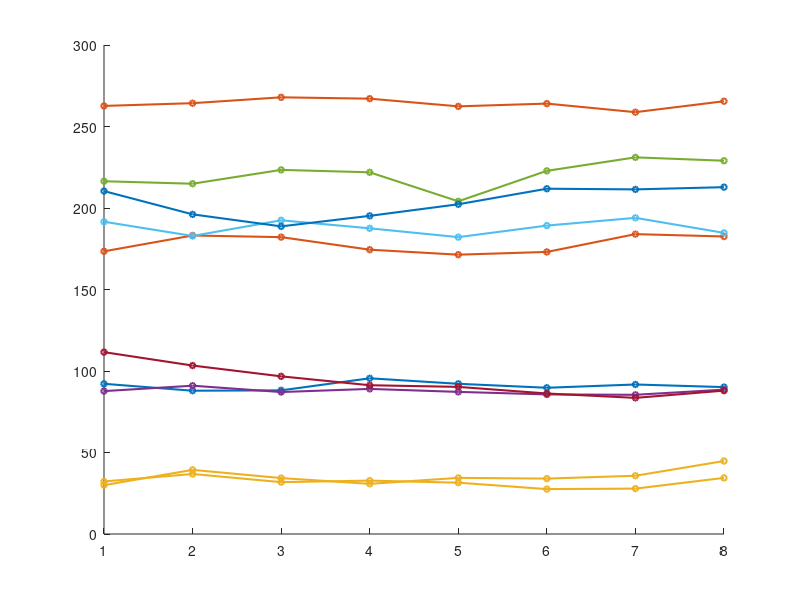

This chart was generated by the following MATLAB code: (Note: this script raises an error after producing the figure.)
clc; clear; close all;

NUM_TARGETS = 10;
DT          = 1.0;
NUM_STEPS   = 8;
rng(42);

OUTPUT_FILE = '../data/input_data.txt';

if ~exist('../data', 'dir')
    mkdir('../data');
    fprintf('Created folder: ../data/\n');
end

true_speed    = 80  + (950  - 80)  .* rand(NUM_TARGETS, 1);
true_dist     = 30  + (320  - 30)  .* rand(NUM_TARGETS, 1);
true_rcs      = 0.1 + (15.0 - 0.1) .* rand(NUM_TARGETS, 1);
true_approach = sign(rand(NUM_TARGETS, 1) - 0.4);
true_approach(true_approach == 0) = 1;

true_rcs(3) = 0.05 + rand() * 0.1;
fprintf('>> Stealth target assigned: TGT-3 (RCS = %.2f m²)\n', true_rcs(3));

evasive_target = 7;
fprintf('>> Evasive target assigned: TGT-%d (zigzag maneuver)\n', evasive_target);

speed_noise_std = 15.0;
dist_noise_std  = 5.0;
rcs_noise_std   = 0.5;

Q_ekf = diag([0.5, 1.0, 2.0]);
R_ekf = dist_noise_std^2;
H_ekf = [1, 0, 0];

x_ekf = zeros(3, NUM_TARGETS);
P_ekf = repmat(eye(3) * 100, 1, 1, NUM_TARGETS);

noisy_dist_init = true_dist + dist_noise_std .* randn(NUM_TARGETS, 1);
for t = 1:NUM_TARGETS
    x_ekf(:, t) = [noisy_dist_init(t); 0; 0];
end

filtered_dist = zeros(NUM_TARGETS, 1);
dist_history  = zeros(NUM_TARGETS, NUM_STEPS);

for step = 1:NUM_STEPS

    z_meas = true_dist + dist_noise_std .* randn(NUM_TARGETS, 1);
    z_meas(evasive_target) = z_meas(evasive_target) + 8 * sin(step * 0.8);

    for t = 1:NUM_TARGETS

        d   = x_ekf(1, t);
        v   = x_ekf(2, t);
        a   = x_ekf(3, t);

        x_pred = [d + v*DT + 0.5*a*DT^2;
                  v + a*DT;
                  a];

        F_jac = [1, DT, 0.5*DT^2;
                 0,  1, DT;
                 0,  0,  1];

        P_pred = F_jac * P_ekf(:,:,t) * F_jac' + Q_ekf;

        y_innov      = z_meas(t) - H_ekf * x_pred;
        S_innov      = H_ekf * P_pred * H_ekf' + R_ekf;
        K_gain       = P_pred * H_ekf' / S_innov;
        x_ekf(:, t)  = x_pred + K_gain * y_innov;
        P_ekf(:,:,t) = (eye(3) - K_gain * H_ekf) * P_pred;

        dist_history(t, step) = x_ekf(1, t);
    end
end

for t = 1:NUM_TARGETS
    filtered_dist(t) = x_ekf(1, t);
end

noisy_speed = true_speed + speed_noise_std .* randn(NUM_TARGETS, 1);
noisy_rcs   = true_rcs   + rcs_noise_std   .* randn(NUM_TARGETS, 1);

filtered_dist = max(10,  min(320,  filtered_dist));
noisy_speed   = max(50,  min(980,  noisy_speed));
noisy_rcs     = max(0.05, min(15.0, noisy_rcs));

FORMATION_THRESHOLD = 40;
formation_group = zeros(NUM_TARGETS, 1);
group_id = 1;

fprintf('\n>> Formation Detection:\n');
for i = 1:NUM_TARGETS
    for j = i+1:NUM_TARGETS
        dist_diff = abs(filtered_dist(i) - filtered_dist(j));
        same_dir  = (true_approach(i) == true_approach(j));

        if dist_diff < FORMATION_THRESHOLD && same_dir
            if formation_group(i) == 0 && formation_group(j) == 0
                formation_group(i) = group_id;
                formation_group(j) = group_id;
                group_id = group_id + 1;
            elseif formation_group(i) ~= 0
                formation_group(j) = formation_group(i);
            else
                formation_group(i) = formation_group(j);
            end
            fprintf('   TGT-%d and TGT-%d are in FORMATION (dist diff = %.1f km)\n', ...
                    i, j, dist_diff);
        end
    end
end

num_formations = max(formation_group);
if num_formations == 0
    fprintf('   No formations detected.\n');
else
    fprintf('   %d formation group(s) detected.\n', num_formations);
end

fid = fopen(OUTPUT_FILE, 'w');
if fid == -1
    error('Cannot write to %s', OUTPUT_FILE);
end

for t = 1:NUM_TARGETS
    fprintf(fid, '%d %d %.1f %d\n', ...
        round(noisy_speed(t)),    ...
        round(filtered_dist(t)), ...
        noisy_rcs(t),            ...
        true_approach(t));
end
fclose(fid);
fprintf('\n✔  input_data.txt written (%d targets)\n', NUM_TARGETS);

fprintf('\n%s\n', repmat('═', 1, 72));
fprintf('  ADIR-7  ·  TARGET ACQUISITION REPORT\n');
fprintf('%s\n', repmat('═', 1, 72));
fprintf('%-4s %-8s %-10s %-12s %-10s %-8s %-10s\n', ...
    'ID', 'Type', 'Speed', 'Distance', 'RCS', 'Dir', 'Formation');
fprintf('%s\n', repmat('-', 1, 72));

type_names = {'DRONE', 'AIRCRAFT', 'MISSILE'};
for t = 1:NUM_TARGETS
    spd = round(noisy_speed(t));
    if spd < 300,       tname = 'DRONE';
    elseif spd < 700,   tname = 'AIRCRAFT';
    else,               tname = 'MISSILE';
    end

    dir_str = 'Approach';
    if true_approach(t) == -1, dir_str = 'Recede'; end

    grp_str = '-';
    if formation_group(t) > 0
        grp_str = sprintf('GRP-%d', formation_group(t));
    end

    special = '';
    if t == 3,              special = '[STEALTH]'; end
    if t == evasive_target, special = '[EVASIVE]'; end

    fprintf('%-4d %-8s %-10d %-12d %-10.1f %-8s %-10s %s\n', ...
        t, tname, spd, round(filtered_dist(t)), ...
        noisy_rcs(t), dir_str, grp_str, special);
end
fprintf('%s\n', repmat('═', 1, 72));

figure('Name', 'EKF Convergence', 'Color', 'k', 'Position', [50 50 700 400]);
hold on;
colors = lines(NUM_TARGETS);
for t = 1:NUM_TARGETS
    plot(1:NUM_STEPS, dist_history(t,:), '-o', 'Color', colors(t,:), ...
         'LineWidth', 1.5, 'MarkerSize', 4);
end
yline(true_dist, '--w', 'Alpha', 0.3);
set(gca, 'Color','k','XColor','w','YColor','w');
xlabel('EKF Iteration', 'Color','w');
ylabel('Distance Estimate (km)', 'Color','w');
title('EKF Convergence — All Targets', 'Color','w', 'FontSize',12);
legend(arrayfun(@(i) sprintf('TGT-%d',i), 1:NUM_TARGETS, 'UniformOutput',false), ...
       'TextColor','w','Color','none','Location','eastoutside','FontSize',7);
grid on;

figure('Name', 'True vs EKF Distance', 'Color', 'k', 'Position', [760 50 700 400]);
hold on;
b1 = bar((1:NUM_TARGETS)-0.2, true_dist,      0.35, 'FaceColor', [0.0 0.5 1.0]);
b2 = bar((1:NUM_TARGETS)+0.2, filtered_dist,  0.35, 'FaceColor', [0.0 1.0 0.4]);
set(gca,'Color','k','XColor','w','YColor','w','GridColor',[0 1 0 0.2]);
grid on;
xlabel('Target ID','Color','w');
ylabel('Distance (km)','Color','w');
title('EKF: True vs Estimated Distance','Color','w','FontSize',12);
legend([b1 b2],{'True Distance','EKF Estimate'},'TextColor','w','Color','none');
xticks(1:NUM_TARGETS);

figure('Name', 'Speed Distribution', 'Color', 'k', 'Position', [50 500 700 350]);
clrs = zeros(NUM_TARGETS, 3);
for t = 1:NUM_TARGETS
    spd = round(noisy_speed(t));
    if spd < 300,      clrs(t,:) = [0.0 1.0 0.25];
    elseif spd < 700,  clrs(t,:) = [1.0 0.7 0.0];
    else,              clrs(t,:) = [1.0 0.13 0.13];
    end
end
b = bar(1:NUM_TARGETS, noisy_speed, 'FaceColor', 'flat');
b.CData = clrs;
set(gca,'Color','k','XColor','w','YColor','w');
xlabel('Target ID','Color','w');
ylabel('Speed (km/h)','Color','w');
title('Target Speed Distribution  (Green=Drone  Amber=Aircraft  Red=Missile)', ...
      'Color','w','FontSize',10);
yline(300,'--y','LineWidth',1.2); yline(700,'--r','LineWidth',1.2);
grid on; xticks(1:NUM_TARGETS);

figure('Name', 'Formation Map', 'Color', 'k', 'Position', [760 500 500 500]);
ax = polaraxes;
ax.Color            = 'k';
ax.GridColor        = [0 0.6 0.2];
ax.GridAlpha        = 0.4;
ax.TickLabelColor   = [0 1 0.25];
hold(ax, 'on');

marker_styles = {'o','s','^','d','v','p','h','x','+','*'};
for t = 1:NUM_TARGETS
    ang = (t-1) / NUM_TARGETS * 2 * pi;
    r   = filtered_dist(t);
    col = [0 1 0.25];
    if noisy_speed(t) >= 700, col = [1 0.13 0.13];
    elseif noisy_speed(t) >= 300, col = [1 0.7 0];
    end
    polarplot(ax, ang, r, marker_styles{mod(t-1,10)+1}, ...
              'Color', col, 'MarkerSize', 10, 'LineWidth', 2);

    if formation_group(t) > 0
        polarplot(ax, ang, r, 'o', 'Color', 'w', ...
                  'MarkerSize', 18, 'LineWidth', 1);
    end
    text(ax, ang, r + 15, sprintf('T%d', t), 'Color', col, 'FontSize', 8);
end
title(ax, 'Polar Formation Map  (white ring = formation)', ...
      'Color','w','FontSize',10);
